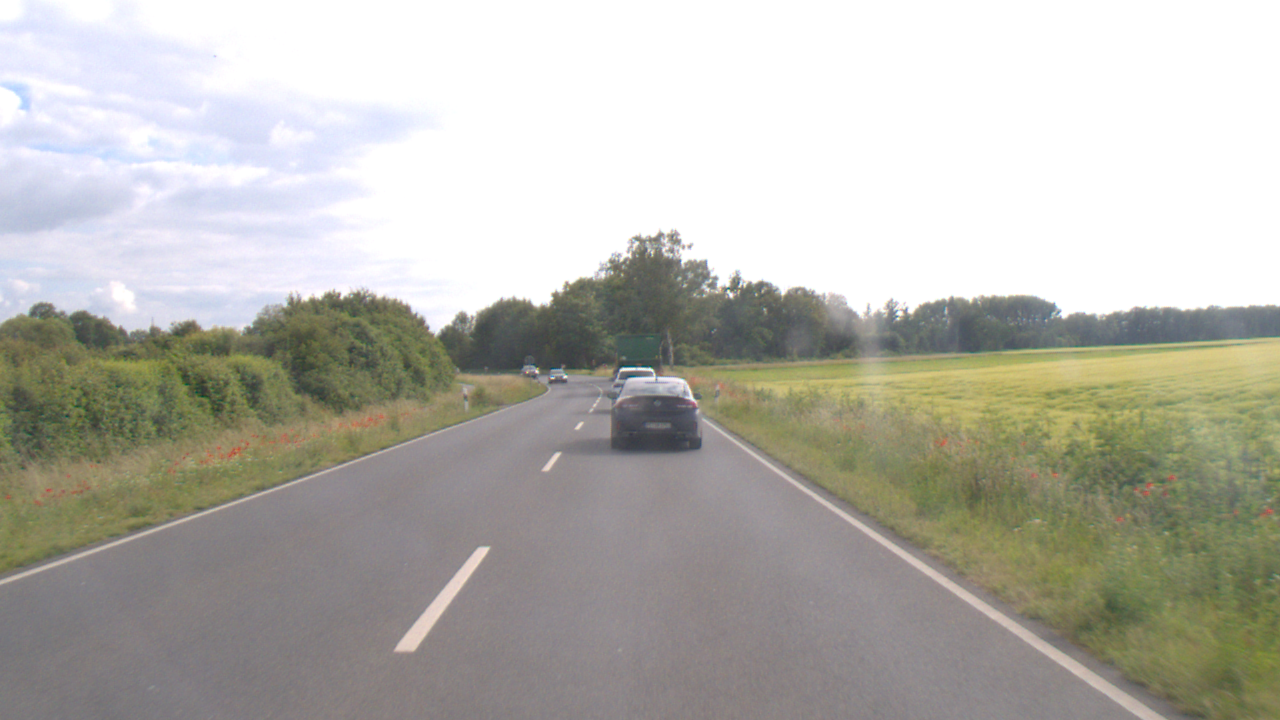
#> input picture CAMERA_PERCEPTION/data/scene_01/camera_front/002__1594815132206.png, 1280 x 720 px; its folder holds 4 pictures in this run
$ python test_image_processing_module.py
#> lines starting #> are read from the running program, lines starting #| are printed output that depends on the picture
### CAMERA_PERCEPTION/src/image_preprocess/image_reader.py
from src.image_preprocess import Image
from src.utils import TimeStamp, CameraPosition, CameraLensType
from pathlib import Path
import os
import cv2

class ImageReader:
    allowed_extensions = [".png", ".jpg"]

    def __init__(self, camera_position: CameraPosition, camera_lens_type: CameraLensType):
        self.camera_position = camera_position
        self.camera_lens_type = camera_lens_type

    # getter and setter for camera_lens_type
    @property
    def camera_lens_type(self):
        return self._camera_lens_type

    @camera_lens_type.setter
    def camera_lens_type(self, value):
        if not isinstance(value, CameraLensType):
            raise TypeError("Invalid Camera lens type given. It must be of type CameraLensType Enum")
        self._camera_lens_type = value

    # getter camera_position and setter camera_position
    @property
    def camera_position(self):
        return self._camera_position

    @camera_position.setter
    def camera_position(self, value):
        if not isinstance(value, CameraPosition):
            raise TypeError("Invalid Camera position given. It must be of type CameraPosition Enum")
        self._camera_position = value

    @staticmethod
    def read_image_from_disk(image_file_path: Path) -> Image:
        if not isinstance(image_file_path, Path):
            raise TypeError("File Path must be of type Path()")
        if not os.path.exists(image_file_path):
            raise FileNotFoundError("Image file path given does not exist on the disk")
        if image_file_path.suffix not in ImageReader.allowed_extensions:
            raise ValueError(f"Image file extension must be one of the following: {ImageReader.allowed_extensions}")

        # read image using cv2
        image_data = cv2.imread(str(image_file_path))
#> image_data is the input picture: shape (720, 1280, 3); mean B, G, R 172.4, 180.1, 181.4

        image_file_name_without_extension = image_file_path.stem

        split_str = image_file_name_without_extension.split("__")

        frame_id = int(split_str[0])
        date_time_str = split_str[1]

        epoch_seconds = int(int(date_time_str)/1000)
        epoch_milliseconds = int(int(date_time_str)%1000)

        return Image(frame_id= frame_id,
                     time_stamp = TimeStamp(epoch_secs=epoch_seconds, epoch_milli_secs=epoch_milliseconds),
                     data=image_data)


### CAMERA_PERCEPTION/src/output_interfaces/visualizers.py
from src.image_preprocess import Image
from src.utils import TimeStamp

import cv2

class Visualizer:
    def __init__(elf):
        pass

    @staticmethod
    def show_image(image: Image, print_frame_id_on_image: bool = False, print_time_on_image: bool = False, wait_time_msec: int = 50):

#> called with print_frame_id_on_image = True, print_time_on_image = True, wait_time_msec = 50
        if not isinstance(image, Image):
            raise TypeError("Input image must be of type Image() only")

        if print_time_on_image:
            label_font_type1 = cv2.FONT_HERSHEY_SIMPLEX
            x2 = 20
            y2 = 30

            time_1 = TimeStamp(epoch_secs=image.time_stamp.epoch_secs, epoch_milli_secs=image.time_stamp.epoch_milli_secs)
            time_and_date_label = f'time= {time_1.date_time}s'

            label_size1, _ = cv2.getTextSize(time_and_date_label, label_font_type1, 0.5, 2)
            # Draw filled rectangle for label background
            cv2.rectangle(image.data, (x2, y2 - (label_size1[1] + 10)), (x2 + label_size1[0]+90, y2), (0, 0, 0), cv2.FILLED)
            # Draw label text
            cv2.putText(image.data, time_and_date_label, (x2, y2 - 5), label_font_type1, 0.7, (255, 255, 255), 2)


        if print_frame_id_on_image:
            label_font_type = cv2.FONT_HERSHEY_SIMPLEX
            x1 = 1080
            y1 = 30

            label = f'frame id = {image.frame_id}'

            # get label size
            label_size, _ = cv2.getTextSize(label, label_font_type, 0.5, 2)

            # Draw filled rectangle for label background
            cv2.rectangle(image.data, (x1, y1 - (label_size[1] + 10)), (x1 + label_size[0]+50, y1), (0, 0, 0), cv2.FILLED)

            # Draw label text
            cv2.putText(image.data, label, (x1, y1 - 5), label_font_type, 0.7, (255, 255, 255), 2)
            # cv2.putText(image.data, time_and_date_label, (x1, y1 + 15), label_font_type, 0.7, (255, 0, 0), 2)

        cv2.imshow("image", image.data)
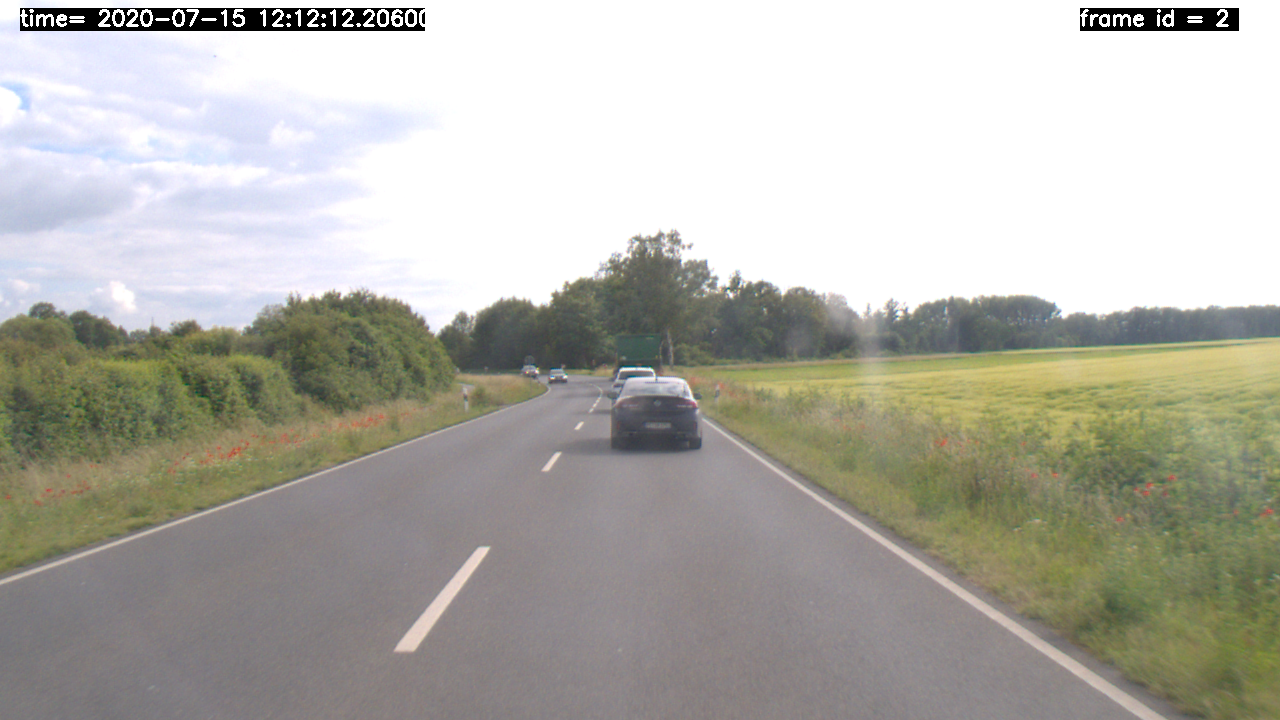
#> window 'image': shape (720, 1280, 3); mean B, G, R 169.8, 177.5, 178.8
        cv2.waitKey(wait_time_msec)

### CAMERA_PERCEPTION/src/image_preprocess/image.py
from src.utils import TimeStamp
import numpy as np
from enum import Enum

class ImageType(Enum):
    RGB_IMAGE = 0
    GRAYSCALE_IMAGE = 1

class Image:
    def __init__(self,
                 frame_id: int,
                 time_stamp: TimeStamp,
                 data: np.ndarray):

        self.frame_id = frame_id
        self.time_stamp = time_stamp
        self.data = data
        # self._image_type = image_type

        self._width = None
        self._height = None
        self._channels = None
        self._image_type = None

    @property
    def frame_id(self):
        return self._frame_id

    @frame_id.setter
    def frame_id(self, value):
        if not isinstance(value, int):
            raise TypeError("Frame ID of the image must be int only")
        if not value > 0:
            raise ValueError("Frame ID must be positive value > 0")
        self._frame_id = value

    @property
    def time_stamp(self):
        return self._time_stamp

    @time_stamp.setter
    def time_stamp(self, value):
        if not isinstance(value, TimeStamp):
            raise TypeError("Time stamp of the image must be TimeStamp object only")
        self._time_stamp = value

    @property
    def data(self):
        return self._data

    @data.setter
    def data(self, value):
        if not isinstance(value, np.ndarray):
            raise TypeError("Image data is invalid. It must be 2D numpy array with one or more channels")
        self._data = value

        # set other properties to none when new image is set
        self._width = None
        self._height = None
        self._channels = None
        self._image_type = None


    # only getter
    # [35 lines left out: functions width, height, channels, image_type, __repr__, not called in this run]


### CAMERA_PERCEPTION/src/utils/time_stamp.py

import datetime as dt

class TimeStamp:

    def __init__(self, epoch_secs: int, epoch_milli_secs: int):
        self.epoch_secs = epoch_secs
        self.epoch_milli_secs = epoch_milli_secs

    # getter for epoch_secs
    @property
    def epoch_secs(self):
        return self._epoch_secs

    # setter for the epoch_secs
    @epoch_secs.setter
    def epoch_secs(self, value):
        if not isinstance(value, int):
            raise TypeError("Epoch seconds given in TimeStamp() class must be int only")
        self._epoch_secs = value

    # getter for epoch_milli_secs
    @property
    def epoch_milli_secs(self):
        return self._epoch_milli_secs

    # setter for the epoch_milli_secs
    @epoch_milli_secs.setter
    def epoch_milli_secs(self, value):
        if not isinstance(value, int):
            raise TypeError("Epoch milliseconds given in TimeStamp() class must be int only")
        if value < 0 or value >999:
            raise ValueError("Value of milliseconds in epochs must be between 0 and 999")
        self._epoch_milli_secs = value

    # getter for date_time
    @property
    def date_time(self):
        epoch = int(str(self.epoch_secs) + str(self.epoch_milli_secs).zfill(3))/1000.0
        print(epoch)
        self._date_time = dt.datetime.utcfromtimestamp(epoch)
        return self._date_time

    def __repr__(self):
        out = "[" + str(self.date_time) + "]" + " epoch = [" + str(self.epoch_secs) + "." + str(self.epoch_milli_secs).zfill(3) +"]\n"
        return out

    # [7 lines left out: function __sub__, not called in this run]

### CAMERA_PERCEPTION/test_image_processing_module.py
from pathlib import Path
from src.image_preprocess import ImageReader
from src.utils import CameraPosition, CameraLensType
from src.output_interfaces import Visualizer

camera_scene_01_path = Path(r"C:\Users\Robotic Muhirwa\Downloads\Tracking_Opencv\CAMERA_PERCEPTION\data\scene_01\camera_front")


all_camera_images_paths = sorted(camera_scene_01_path.glob("*.png"))

print(all_camera_images_paths)
print(len(all_camera_images_paths))

# shows the current file path
print(__file__)

# shows the current directory path
print(Path(__file__).parent)

# shows the current directory path appended with data/scene_01/camera_front
print(Path(__file__).parent.joinpath("data").joinpath("scene_01").joinpath("camera_front"))
# it is equivalent to
camera_scene_01_path = Path(__file__).parent / "data" / "scene_01" / "camera_front"

# init
camera_front_image_reader = ImageReader(camera_position=CameraPosition.CAMERA_FRONT, camera_lens_type=CameraLensType.FISH_EYE_LENS)
vis = Visualizer()

for index, image_path in enumerate(all_camera_images_paths):
    img = camera_front_image_reader.read_image_from_disk(image_file_path=image_path)
    vis.show_image(image=img, print_frame_id_on_image=True, print_time_on_image=True, wait_time_msec=50)
#> pass 2 of the loop `for index, image_path in enumerate(all_camera_images_paths):`:
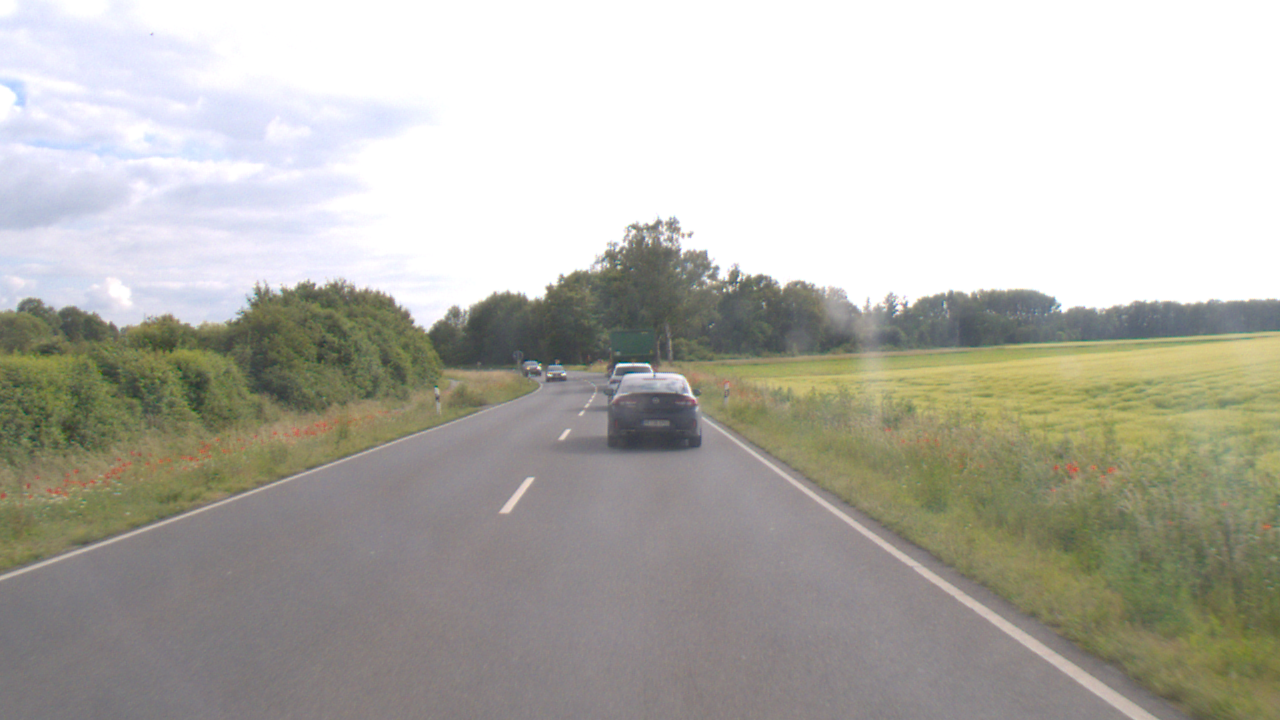
#> input picture CAMERA_PERCEPTION/data/scene_01/camera_front/006__1594815132585.png, 1280 x 720 px
#> in read_image_from_disk, image_data is the input picture: shape (720, 1280, 3); mean B, G, R 170.8, 178.6, 180
#> in show_image (call 2), `cv2.imshow("image", image.data)`:
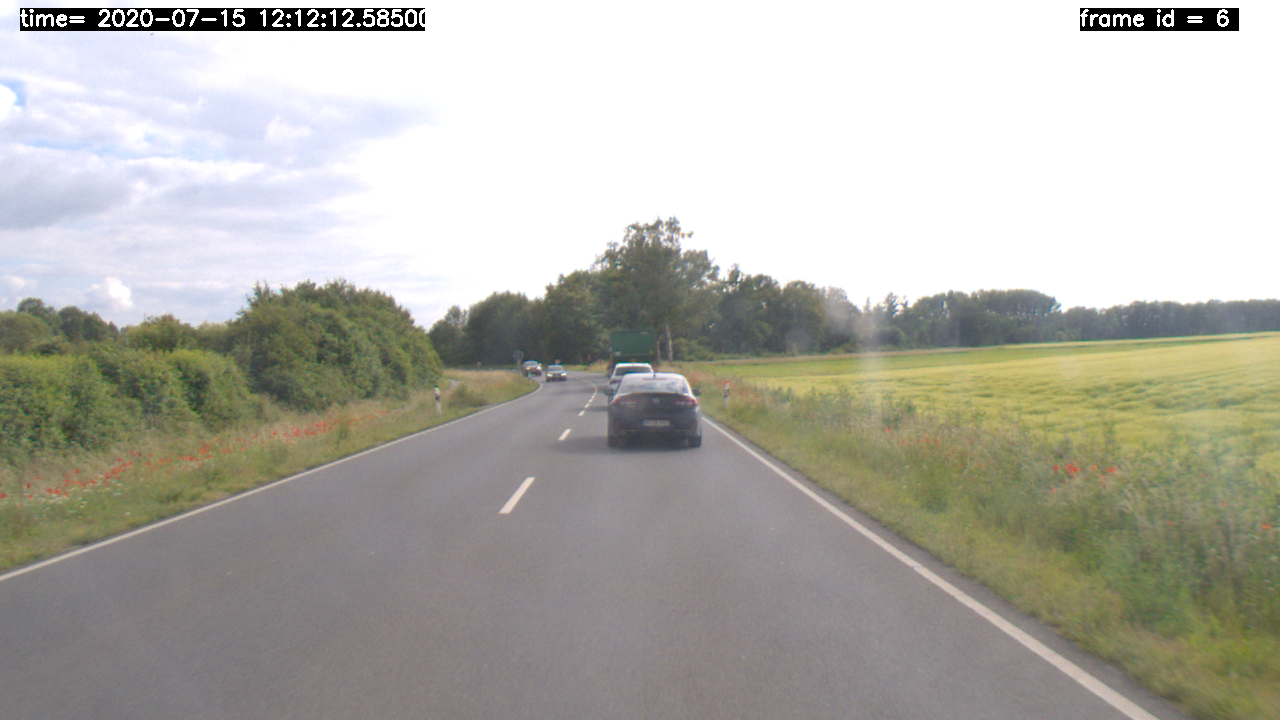
#> window 'image': shape (720, 1280, 3); mean B, G, R 168.2, 176, 177.4
#> pass 3 of the loop `for index, image_path in enumerate(all_camera_images_paths):`:
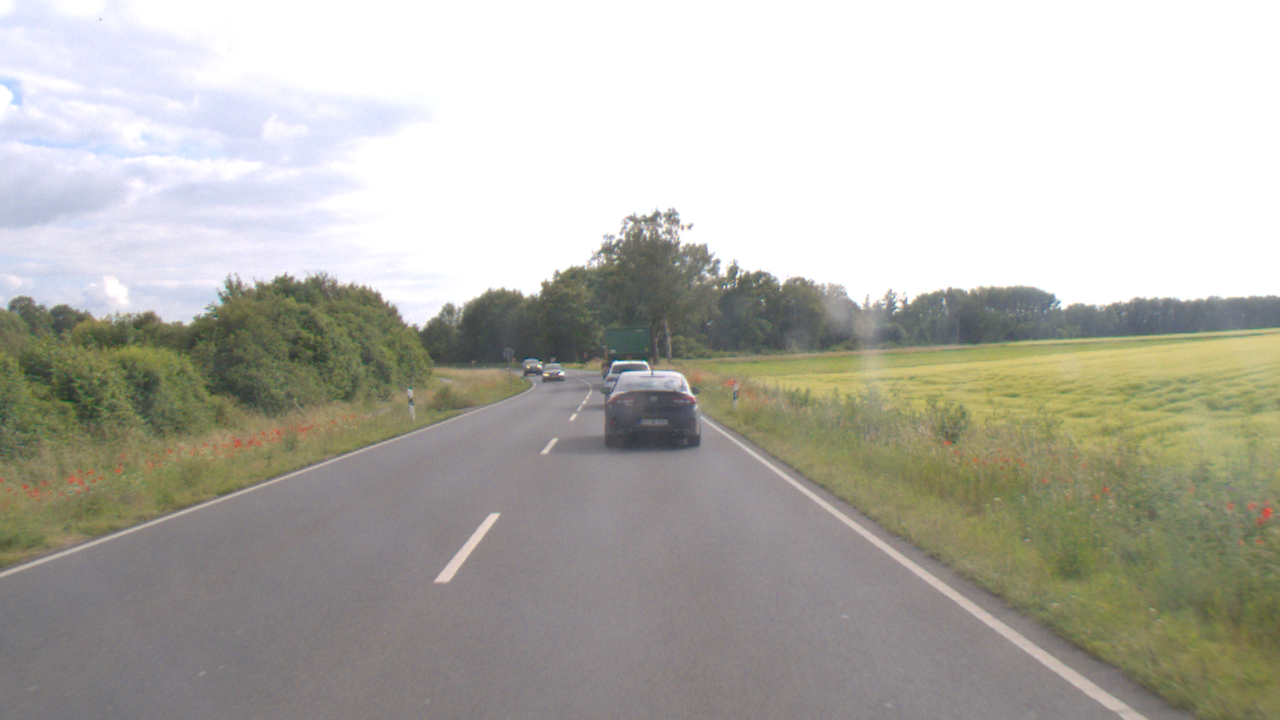
#> input picture CAMERA_PERCEPTION/data/scene_01/camera_front/009__1594815132893.png, 1280 x 720 px
#> in read_image_from_disk, image_data is the input picture: shape (720, 1280, 3); mean B, G, R 169.5, 177.4, 178.8
#> in show_image (call 3), `cv2.imshow("image", image.data)`:
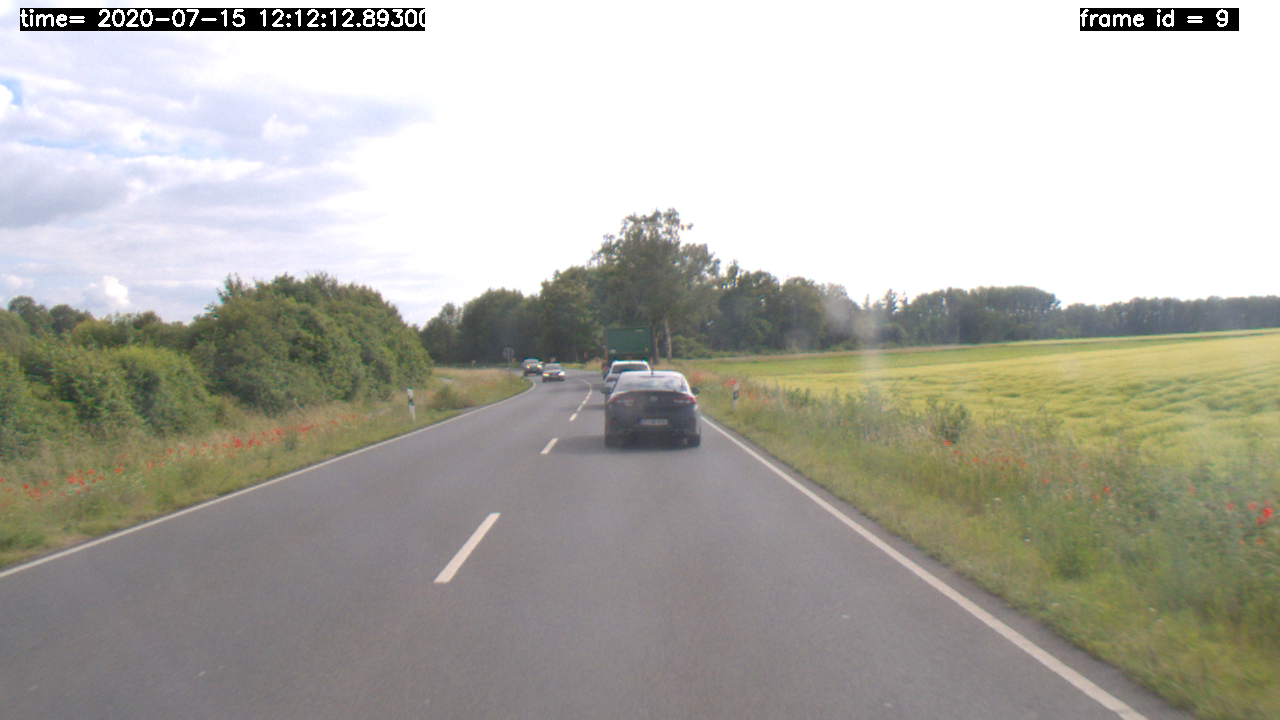
#> window 'image': shape (720, 1280, 3); mean B, G, R 166.9, 174.8, 176.2
#> the loop made 4 passes; the first 3 are shown
